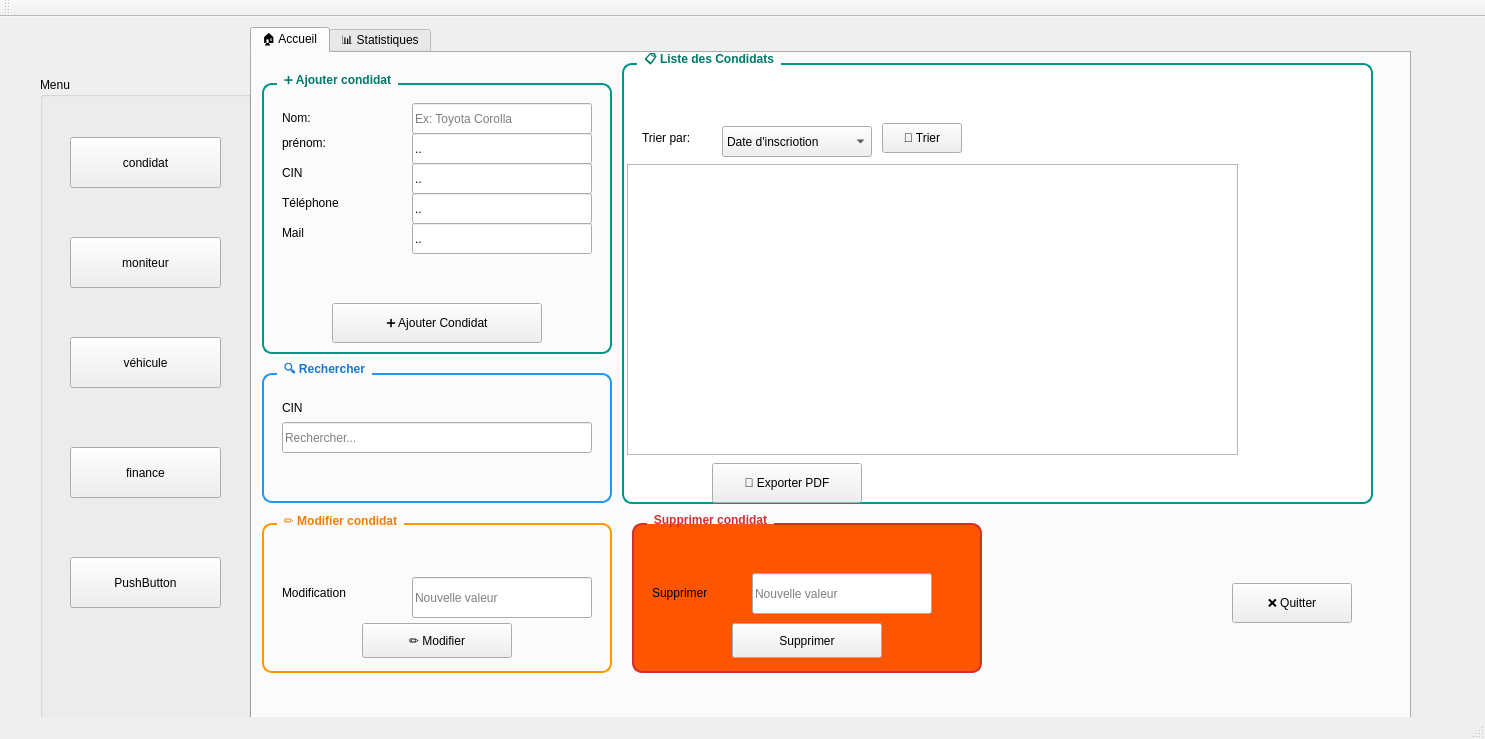
<?xml version="1.0" encoding="UTF-8"?>
<ui version="4.0">
 <class>MainWindow</class>
 <widget class="QMainWindow" name="MainWindow">
  <property name="geometry">
   <rect>
    <x>0</x>
    <y>0</y>
    <width>1485</width>
    <height>739</height>
   </rect>
  </property>
  <property name="windowTitle">
   <string>Gestion des Clients</string>
  </property>
  <widget class="QWidget" name="centralWidget">
   <widget class="QLabel" name="label_8">
    <property name="geometry">
     <rect>
      <x>530</x>
      <y>20</y>
      <width>350</width>
      <height>40</height>
     </rect>
    </property>
    <property name="text">
     <string>Gestion condidat</string>
    </property>
    <property name="alignment">
     <set>Qt::AlignmentFlag::AlignCenter</set>
    </property>
   </widget>
   <widget class="QTabWidget" name="tabWidget">
    <property name="geometry">
     <rect>
      <x>250</x>
      <y>10</y>
      <width>1161</width>
      <height>701</height>
     </rect>
    </property>
    <property name="currentIndex">
     <number>0</number>
    </property>
    <widget class="QWidget" name="tab">
     <attribute name="title">
      <string>🏠 Accueil</string>
     </attribute>
     <widget class="QGroupBox" name="groupBox">
      <property name="geometry">
       <rect>
        <x>10</x>
        <y>20</y>
        <width>350</width>
        <height>281</height>
       </rect>
      </property>
      <property name="styleSheet">
       <string notr="true">QGroupBox {
    background: qlineargradient(x1:0, y1:0, x2:1, y2:1,
        stop:0 #E0F2F1, stop:1 #B2DFDB);
    border: 2px solid #009688;
    border-radius: 10px;
    margin-top: 10px;
    font-weight: bold;
    padding-top: 15px;
}
QGroupBox::title {
    color: #00796B;
    subcontrol-origin: margin;
    left: 15px;
    padding: 0 5px;
}</string>
      </property>
      <property name="title">
       <string>➕ Ajouter condidat</string>
      </property>
      <widget class="QLabel" name="label">
       <property name="geometry">
        <rect>
         <x>20</x>
         <y>35</y>
         <width>120</width>
         <height>20</height>
        </rect>
       </property>
       <property name="text">
        <string>Nom:</string>
       </property>
      </widget>
      <widget class="QLineEdit" name="lineEdit_2">
       <property name="geometry">
        <rect>
         <x>150</x>
         <y>30</y>
         <width>180</width>
         <height>31</height>
        </rect>
       </property>
       <property name="text">
        <string/>
       </property>
       <property name="placeholderText">
        <string>Ex: Toyota Corolla</string>
       </property>
      </widget>
      <widget class="QLabel" name="label_2">
       <property name="geometry">
        <rect>
         <x>20</x>
         <y>60</y>
         <width>120</width>
         <height>20</height>
        </rect>
       </property>
       <property name="text">
        <string>prénom:</string>
       </property>
      </widget>
      <widget class="QLineEdit" name="lineEdit_3">
       <property name="geometry">
        <rect>
         <x>150</x>
         <y>60</y>
         <width>180</width>
         <height>31</height>
        </rect>
       </property>
       <property name="text">
        <string>..</string>
       </property>
       <property name="placeholderText">
        <string>TUN-1234</string>
       </property>
      </widget>
      <widget class="QLabel" name="label_4">
       <property name="geometry">
        <rect>
         <x>20</x>
         <y>90</y>
         <width>130</width>
         <height>20</height>
        </rect>
       </property>
       <property name="text">
        <string>CIN</string>
       </property>
      </widget>
      <widget class="QLineEdit" name="lineEdit_6">
       <property name="geometry">
        <rect>
         <x>150</x>
         <y>90</y>
         <width>180</width>
         <height>31</height>
        </rect>
       </property>
       <property name="text">
        <string>..</string>
       </property>
       <property name="placeholderText">
        <string>45000</string>
       </property>
      </widget>
      <widget class="QLabel" name="label_5">
       <property name="geometry">
        <rect>
         <x>20</x>
         <y>120</y>
         <width>71</width>
         <height>20</height>
        </rect>
       </property>
       <property name="text">
        <string>Téléphone</string>
       </property>
      </widget>
      <widget class="QPushButton" name="ajouterButton">
       <property name="geometry">
        <rect>
         <x>70</x>
         <y>230</y>
         <width>210</width>
         <height>40</height>
        </rect>
       </property>
       <property name="text">
        <string>➕ Ajouter Condidat</string>
       </property>
      </widget>
      <widget class="QLabel" name="label_9">
       <property name="geometry">
        <rect>
         <x>20</x>
         <y>150</y>
         <width>50</width>
         <height>20</height>
        </rect>
       </property>
       <property name="text">
        <string>Mail</string>
       </property>
      </widget>
      <widget class="QLineEdit" name="lineEdit_4">
       <property name="geometry">
        <rect>
         <x>150</x>
         <y>120</y>
         <width>180</width>
         <height>31</height>
        </rect>
       </property>
       <property name="text">
        <string>..</string>
       </property>
       <property name="placeholderText">
        <string>45000</string>
       </property>
      </widget>
      <widget class="QLineEdit" name="lineEdit_5">
       <property name="geometry">
        <rect>
         <x>150</x>
         <y>150</y>
         <width>180</width>
         <height>31</height>
        </rect>
       </property>
       <property name="text">
        <string>..</string>
       </property>
       <property name="placeholderText">
        <string>45000</string>
       </property>
      </widget>
     </widget>
     <widget class="QGroupBox" name="groupBox_2">
      <property name="geometry">
       <rect>
        <x>10</x>
        <y>310</y>
        <width>350</width>
        <height>140</height>
       </rect>
      </property>
      <property name="styleSheet">
       <string notr="true">QGroupBox {
    background: qlineargradient(x1:0, y1:0, x2:1, y2:1,
        stop:0 #E3F2FD, stop:1 #BBDEFB);
    border: 2px solid #2196F3;
    border-radius: 10px;
    margin-top: 10px;
    font-weight: bold;
    padding-top: 15px;
}
QGroupBox::title {
    color: #1976D2;
    subcontrol-origin: margin;
    left: 15px;
    padding: 0 5px;
}</string>
      </property>
      <property name="title">
       <string>🔍 Rechercher</string>
      </property>
      <widget class="QLabel" name="label_3">
       <property name="geometry">
        <rect>
         <x>20</x>
         <y>35</y>
         <width>150</width>
         <height>20</height>
        </rect>
       </property>
       <property name="text">
        <string>CIN</string>
       </property>
      </widget>
      <widget class="QLineEdit" name="lineEdit_searchGlobal">
       <property name="geometry">
        <rect>
         <x>20</x>
         <y>59</y>
         <width>310</width>
         <height>31</height>
        </rect>
       </property>
       <property name="placeholderText">
        <string>Rechercher...</string>
       </property>
      </widget>
     </widget>
     <widget class="QGroupBox" name="groupBox_3">
      <property name="geometry">
       <rect>
        <x>10</x>
        <y>460</y>
        <width>350</width>
        <height>160</height>
       </rect>
      </property>
      <property name="styleSheet">
       <string notr="true">QGroupBox {
    background: qlineargradient(x1:0, y1:0, x2:1, y2:1,
        stop:0 #FFF3E0, stop:1 #FFE0B2);
    border: 2px solid #FF9800;
    border-radius: 10px;
    margin-top: 10px;
    font-weight: bold;
    padding-top: 15px;
}
QGroupBox::title {
    color: #F57C00;
    subcontrol-origin: margin;
    left: 15px;
    padding: 0 5px;
}</string>
      </property>
      <property name="title">
       <string>✏️ Modifier condidat</string>
      </property>
      <widget class="QLabel" name="label_7">
       <property name="geometry">
        <rect>
         <x>20</x>
         <y>70</y>
         <width>130</width>
         <height>20</height>
        </rect>
       </property>
       <property name="text">
        <string>Modification</string>
       </property>
      </widget>
      <widget class="QLineEdit" name="lineEdit_id_modify">
       <property name="geometry">
        <rect>
         <x>150</x>
         <y>64</y>
         <width>180</width>
         <height>41</height>
        </rect>
       </property>
       <property name="placeholderText">
        <string>Nouvelle valeur</string>
       </property>
      </widget>
      <widget class="QPushButton" name="modifierButton">
       <property name="geometry">
        <rect>
         <x>100</x>
         <y>110</y>
         <width>150</width>
         <height>35</height>
        </rect>
       </property>
       <property name="text">
        <string>✏️ Modifier</string>
       </property>
      </widget>
     </widget>
     <widget class="QGroupBox" name="groupBox_4">
      <property name="geometry">
       <rect>
        <x>370</x>
        <y>0</y>
        <width>751</width>
        <height>451</height>
       </rect>
      </property>
      <property name="styleSheet">
       <string notr="true">QGroupBox {
    background: white;
    border: 2px solid #009688;
    border-radius: 10px;
    margin-top: 10px;
    font-weight: bold;
    padding-top: 15px;
}
QGroupBox::title {
    color: #00796B;
    subcontrol-origin: margin;
    left: 15px;
    padding: 0 5px;
}</string>
      </property>
      <property name="title">
       <string>📋 Liste des Condidats</string>
      </property>
      <widget class="QLabel" name="label_sort">
       <property name="geometry">
        <rect>
         <x>20</x>
         <y>75</y>
         <width>80</width>
         <height>20</height>
        </rect>
       </property>
       <property name="text">
        <string>Trier par:</string>
       </property>
      </widget>
      <widget class="QComboBox" name="comboBox_3">
       <property name="geometry">
        <rect>
         <x>100</x>
         <y>73</y>
         <width>150</width>
         <height>31</height>
        </rect>
       </property>
       <item>
        <property name="text">
         <string>Date d'inscriotion</string>
        </property>
       </item>
       <item>
        <property name="text">
         <string>Alphabet</string>
        </property>
       </item>
      </widget>
      <widget class="QPushButton" name="pushButton_9">
       <property name="geometry">
        <rect>
         <x>260</x>
         <y>70</y>
         <width>80</width>
         <height>30</height>
        </rect>
       </property>
       <property name="text">
        <string>🔄 Trier</string>
       </property>
      </widget>
      <widget class="QTableView" name="tableView">
       <property name="geometry">
        <rect>
         <x>5</x>
         <y>111</y>
         <width>611</width>
         <height>291</height>
        </rect>
       </property>
      </widget>
      <widget class="QPushButton" name="pushButton_8">
       <property name="geometry">
        <rect>
         <x>90</x>
         <y>410</y>
         <width>150</width>
         <height>40</height>
        </rect>
       </property>
       <property name="text">
        <string>📄 Exporter PDF</string>
       </property>
      </widget>
     </widget>
     <widget class="QPushButton" name="pushButton_7">
      <property name="geometry">
       <rect>
        <x>980</x>
        <y>530</y>
        <width>120</width>
        <height>40</height>
       </rect>
      </property>
      <property name="styleSheet">
       <string notr="true">QPushButton {
    background: qlineargradient(x1:0, y1:0, x2:0, y2:1,
        stop:0 #607D8B, stop:1 #455A64);
}
QPushButton:hover {
    background: qlineargradient(x1:0, y1:0, x2:0, y2:1,
        stop:0 #455A64, stop:1 #263238);
}</string>
      </property>
      <property name="text">
       <string>❌ Quitter</string>
      </property>
     </widget>
     <widget class="QGroupBox" name="groupBox_6">
      <property name="geometry">
       <rect>
        <x>380</x>
        <y>460</y>
        <width>350</width>
        <height>160</height>
       </rect>
      </property>
      <property name="styleSheet">
       <string notr="true">QGroupBox {
    background-color: rgb(255, 85, 0);  /* Rouge clair (fond) */
    background: qlineargradient(x1:0, y1:0, x2:1, y2:1,
        stop:0 #FFCDD2, stop:1 #F44336); /* Dégradé du rose clair vers le rouge */
    border: 2px solid #D32F2F;  /* Bordure rouge foncé */
    border-radius: 10px;
    margin-top: 10px;
    font-weight: bold;
    padding-top: 15px;
}

QGroupBox::title {
    color: #D32F2F;  /* Rouge foncé pour le titre */
    subcontrol-origin: margin;
    left: 15px;
    padding: 0 5px;
}
</string>
      </property>
      <property name="title">
       <string>Supprimer condidat</string>
      </property>
      <widget class="QLabel" name="label_10">
       <property name="geometry">
        <rect>
         <x>20</x>
         <y>70</y>
         <width>130</width>
         <height>20</height>
        </rect>
       </property>
       <property name="text">
        <string>Supprimer</string>
       </property>
      </widget>
      <widget class="QLineEdit" name="lineEdit_id_delete">
       <property name="geometry">
        <rect>
         <x>120</x>
         <y>60</y>
         <width>180</width>
         <height>41</height>
        </rect>
       </property>
       <property name="placeholderText">
        <string>Nouvelle valeur</string>
       </property>
      </widget>
      <widget class="QPushButton" name="supprimerButton">
       <property name="geometry">
        <rect>
         <x>100</x>
         <y>110</y>
         <width>150</width>
         <height>35</height>
        </rect>
       </property>
       <property name="text">
        <string>Supprimer</string>
       </property>
      </widget>
     </widget>
    </widget>
    <widget class="QWidget" name="tab_2">
     <attribute name="title">
      <string>📊 Statistiques</string>
     </attribute>
     <widget class="QLabel" name="label_stats_title">
      <property name="geometry">
       <rect>
        <x>20</x>
        <y>20</y>
        <width>1100</width>
        <height>40</height>
       </rect>
      </property>
      <property name="styleSheet">
       <string notr="true">font-size: 22px; color: #009688; font-weight: bold;</string>
      </property>
      <property name="text">
       <string>📊 Statistiques </string>
      </property>
      <property name="alignment">
       <set>Qt::AlignmentFlag::AlignCenter</set>
      </property>
     </widget>
     <widget class="QLabel" name="label_stats_info">
      <property name="geometry">
       <rect>
        <x>50</x>
        <y>80</y>
        <width>1050</width>
        <height>500</height>
       </rect>
      </property>
      <property name="styleSheet">
       <string notr="true">font-size: 16px;
color: #37474F;
background: white;
border: 2px solid #009688;
border-radius: 10px;
padding: 30px;</string>
      </property>
      <property name="text">
       <string/>
      </property>
      <property name="alignment">
       <set>Qt::AlignmentFlag::AlignLeading|Qt::AlignmentFlag::AlignLeft|Qt::AlignmentFlag::AlignTop</set>
      </property>
      <property name="wordWrap">
       <bool>true</bool>
      </property>
     </widget>
    </widget>
   </widget>
   <widget class="QGroupBox" name="groupBox_5">
    <property name="geometry">
     <rect>
      <x>40</x>
      <y>60</y>
      <width>211</width>
      <height>651</height>
     </rect>
    </property>
    <property name="title">
     <string>Menu</string>
    </property>
    <widget class="QPushButton" name="pushButton_3">
     <property name="geometry">
      <rect>
       <x>30</x>
       <y>60</y>
       <width>151</width>
       <height>51</height>
      </rect>
     </property>
     <property name="text">
      <string>condidat</string>
     </property>
    </widget>
    <widget class="QPushButton" name="pushButton_11">
     <property name="geometry">
      <rect>
       <x>30</x>
       <y>160</y>
       <width>151</width>
       <height>51</height>
      </rect>
     </property>
     <property name="text">
      <string>moniteur</string>
     </property>
    </widget>
    <widget class="QPushButton" name="pushButton_12">
     <property name="geometry">
      <rect>
       <x>30</x>
       <y>260</y>
       <width>151</width>
       <height>51</height>
      </rect>
     </property>
     <property name="text">
      <string>véhicule</string>
     </property>
    </widget>
    <widget class="QPushButton" name="pushButton_13">
     <property name="geometry">
      <rect>
       <x>30</x>
       <y>370</y>
       <width>151</width>
       <height>51</height>
      </rect>
     </property>
     <property name="text">
      <string>finance</string>
     </property>
    </widget>
    <widget class="QPushButton" name="pushButton_14">
     <property name="geometry">
      <rect>
       <x>30</x>
       <y>480</y>
       <width>151</width>
       <height>51</height>
      </rect>
     </property>
     <property name="text">
      <string>PushButton</string>
     </property>
    </widget>
    <widget class="QWidget" name="widget" native="true">
     <property name="geometry">
      <rect>
       <x>0</x>
       <y>550</y>
       <width>101</width>
       <height>91</height>
      </rect>
     </property>
     <property name="styleSheet">
      <string notr="true">QWidget {
    border-image: url(&quot;logo.JPG&quot;) 0 0 0 0 stretch;
}</string>
     </property>
    </widget>
   </widget>
  </widget>
  <widget class="QMenuBar" name="menuBar">
   <property name="geometry">
    <rect>
     <x>0</x>
     <y>0</y>
     <width>1485</width>
     <height>26</height>
    </rect>
   </property>
  </widget>
  <widget class="QToolBar" name="mainToolBar">
   <attribute name="toolBarArea">
    <enum>TopToolBarArea</enum>
   </attribute>
   <attribute name="toolBarBreak">
    <bool>false</bool>
   </attribute>
  </widget>
  <widget class="QStatusBar" name="statusBar"/>
 </widget>
 <layoutdefault spacing="6" margin="11"/>
 <resources/>
 <connections/>
</ui>
